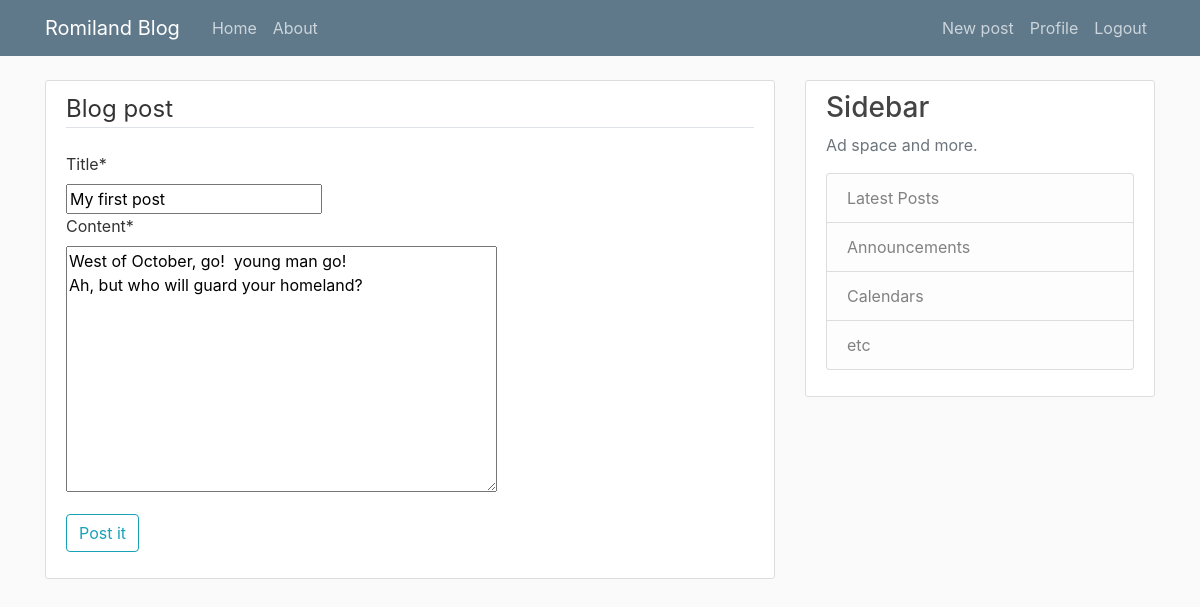
Page /post/1/update (signed in) on the committed database.
### blog/models.py (models this page shows, shortened)
class Post(models.Model):
	title = models.CharField(max_length=100)
	content = models.TextField()
	date_posted = models.DateTimeField(default=timezone.now)
	author = models.ForeignKey(User, on_delete=models.CASCADE)

### blog/views.py (the view, shortened to what this page needs)
# urls.py: path('post/<int:pk>/update', PostUpdateView.as_view(), name='post-update'),
class PostUpdateView(LoginRequiredMixin, UserPassesTestMixin, UpdateView):
	model = Post
	fields = ['title', 'content']
	def test_func(self):
		post = self.get_object()
		if self.request.user == post.author:
			return True
		return False

### blog/templates/blog/post_form.html (shortened to what this page needs)
{% extends "blog/base.html" %}
{% load crispy_forms_tags %}
{% block content %}
	<div class="content-section">
		<form method="POST">
			<fieldset class="form-group">
				<legend class="border-bottom mb-4">Blog post</legend>
				{{ form | crispy }}
			</fieldset>
			<div class="form-group">
				<button class="btn btn-outline-info" type="submit">Post it</button>
			</div>
		</form>
	</div>
{% endblock content %}

### blog/static/blog/main.css (style rules this page uses)
body { background: #fafafa; color: #333333; margin-top: 5rem; }
.content-section { background: #ffffff; padding: 10px 20px; border: 1px solid #dddddd; border-radius: 3px; margin-bottom: 20px; }

### rows in the picture
Post: title "My first post", content "West of October, go! young man go! Ah, but who will guard your homeland?"
